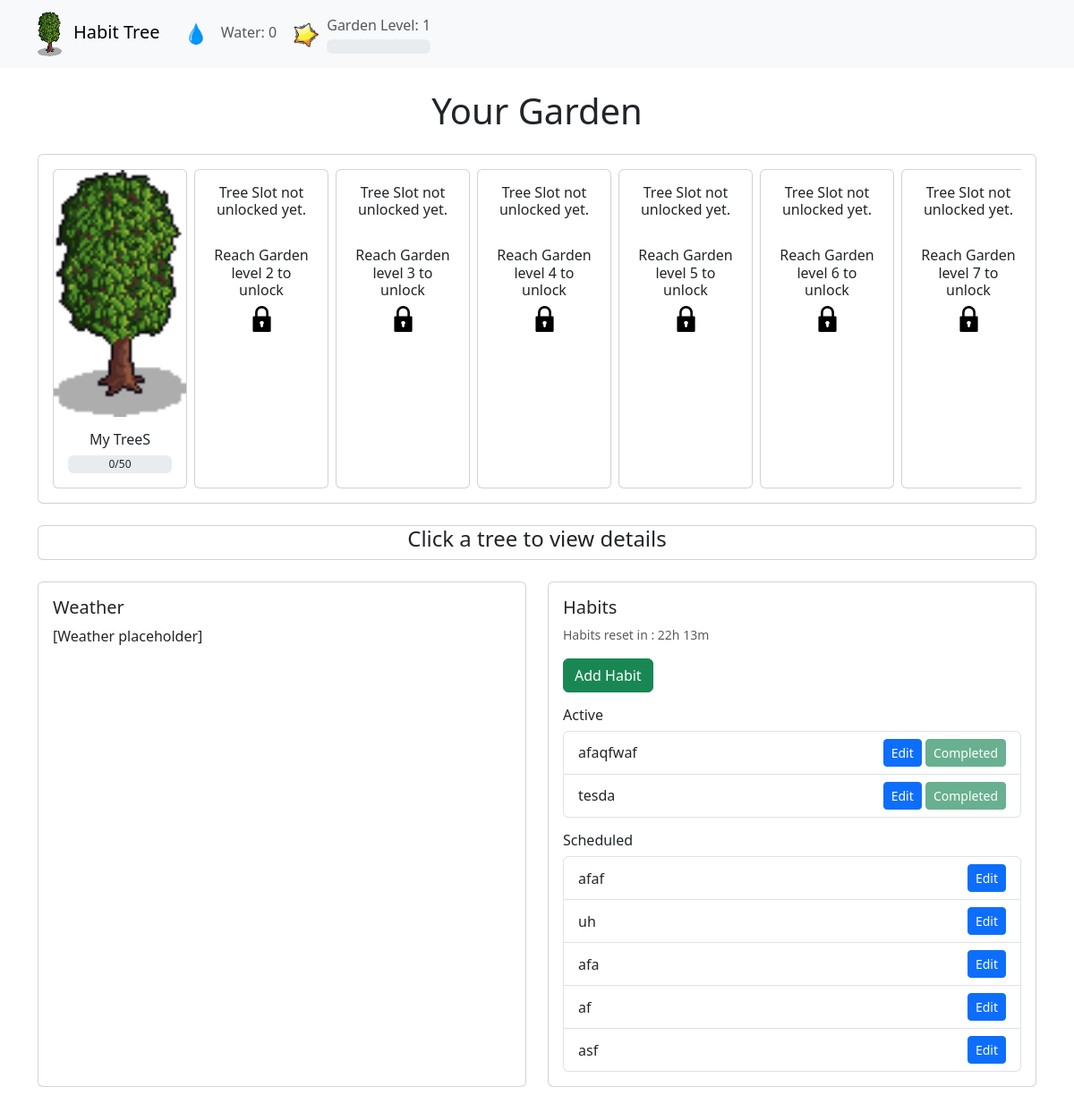
The page / on the database its author committed.
### tables this page shows
CREATE TABLE Trees (
            Name TEXT,
            Creation_Date TEXT,
            Stage INTEGER,
            Water INTEGER,
            Water_Required INTEGER
        );

CREATE TABLE Habits (
            Name TEXT PRIMARY KEY,
            Creation_Date TEXT,
            Priority INTEGER,
            Days_Of_The_Week TEXT,
            Completed BOOLEAN
        );

### app/app.py (the view)
@app.route("/")
def index():
    db = get_db()
    cursor = db.cursor()
    cursor.execute("SELECT * FROM Trees ORDER BY Creation_Date LIMIT 10")
    trees_data = cursor.fetchall()
    cursor.execute("SELECT * FROM Habits")
    habits_data = cursor.fetchall()
    cursor.execute("SELECT Level FROM Garden LIMIT 1")
    garden_row = cursor.fetchone()
    garden_level = garden_row[0] if garden_row else 1
    cursor.execute("SELECT Water FROM Garden LIMIT 1")
    garden_row = cursor.fetchone()
    garden_water = garden_row[0] if garden_row else 1
    cursor.execute("SELECT Experience FROM Garden LIMIT 1")
    garden_row = cursor.fetchone()
    garden_experience = garden_row[0] if garden_row else 1
    cursor.execute("SELECT Experience_Required FROM Garden LIMIT 1")
    garden_row = cursor.fetchone()
    garden_experience_required = garden_row[0] if garden_row else 1
    trees = []
    for i in range(10):
        required_level = TREE_REQUIREMENTS[i]
        if garden_level >= required_level:
            if i < len(trees_data):
                tree_row = trees_data[i]
                trees.append({
                    "unlocked": True,
                    "planted": True,
                    "name": tree_row[0],
                    "stage": tree_row[2],
                    "water": tree_row[3],
                    "water_required": tree_row[4],
                    "required_level": required_level
                })
            else:
                trees.append({
                    "unlocked": True,
                    "planted": False,
                    "required_level": required_level
                })
        else:
            trees.append({
                "unlocked": False,
                "planted": False,
                "required_level": required_level
            })
    current_day = datetime.datetime.now().strftime("%A")
    active_habits = []
    scheduled_habits = []
    for habit in habits_data:
        days_list = [day.strip() for day in habit[3].split(',')]
        habit_dict = {
            "name": habit[0],
            "creation_date": habit[1],
            "priority": habit[2],
            "days": habit[3],
            "completed": habit[4]
        }
        if current_day in days_list:
            active_habits.append(habit_dict)
        else:
            scheduled_habits.append(habit_dict)
    return render_template("index.html",
                           trees=trees,
                           active_habits=active_habits,
                           scheduled_habits=scheduled_habits,
                           garden_level=garden_level,
                           garden_water=garden_water,
                           garden_experience=garden_experience,
                           garden_experience_required=garden_experience_required)

### app/app.py (called while the page is built)
def get_db():
    if 'db' not in g:
        g.db = sqlite3.connect(DATABASE)
    return g.db

### app/templates/index.html (shortened to what this page needs)
<!DOCTYPE html>
<html lang="en">
<head>
    <link href="https://cdn.jsdelivr.net/npm/bootstrap@5.3.0/dist/css/bootstrap.min.css" rel="stylesheet">
</head>
<body>
    <nav class="navbar navbar-expand-lg navbar-light bg-light">
        <div class="container">
            <a class="navbar-brand" href="">
                <img src="/static/tree_stage_6.png" class="me-2" style="height: 2.5em;">
                Habit Tree
            </a>
            <div class="collapse navbar-collapse" id="navbarNav">
                <ul class="navbar-nav">
                    <li class="nav-item">
                        <a class="nav-link">
                            <img src="/static/water_drop.png" class="me-2" style="height: 2em;">
                            Water: {{ garden_water }}
                        </a>
                    </li>
                </ul>
                <ul class="navbar-nav">
                    <li class="nav-item">
                        <a class="nav-link d-flex align-items-center">
                            <img src="/static/experience.png" class="me-2" style="height: 2em;">
                            <div class="d-flex flex-column">
                                <span class="mb-1">Garden Level: {{ garden_level }}</span>
                                <div class="progress">
                                </div>
                            </div>
            </div>
        </div>
    </nav>
    <div class="container my-4">
        <h1 class="mb-4 text-center">Your Garden</h1>
        <div class="card mb-4">
            <div class="card-body">
                <div class="overflow-auto">
                    <div class="d-flex">
                        {% for tree in trees %}
                        {% if tree.unlocked %}
                        {% if tree.planted %}
                        <div class="card me-2" style="min-width: 150px; cursor: pointer;" data-tree="true"
                            data-index="{{ loop.index0 }}" data-name="{{ tree.name }}" data-water="{{ tree.water }}"
                            data-stage="{{ tree.stage }}" data-water-required="{{ tree.water_required }}">
                            <img src="/static/tree_stage_6.png" class="card-img-top" alt="Tree Stage">
                            <div class="card-body text-center">
                                <h6 class="card-title mb-2">{{ tree.name }}</h6>
                                <div class="progress" style="height: 20px; position: relative;">
                                    <div
                                        style="position: absolute; top: 0; left: 0; width: 100%; height: 100%; display: flex; align-items: center; justify-content: center; pointer-events: none;">
                                        {{ tree.water }}/{{ tree.water_required }}
                                    </div>
                                </div>
                            </div>
                        </div>
                        {% endif %}
                        {% else %}
                        <div class="card me-2" style="min-width: 150px;">
                            <div class="card-body text-center">
                                <h6 class="card-title mb-2">Tree Slot not unlocked yet.</h6>
                                <br>
                                <h6 class="card-title mb-2">Reach Garden level {{ tree.required_level }} to unlock</h6>
                                <img src="/static/lock.png" class="card-img-top img-fluid w-25" alt="Locked">
                            </div>
                        </div>
                        {% endif %}
                        {% endfor %}
                    </div>
                </div>
            </div>
        </div>
        <div id="instruction" class="card mt-4 mb-4">
            <h4 class="text-center">Click a tree to view details</h4>
        </div>
        <div class="row">
            <div class="col-md-6 mb-4">
                <div class="card h-100">
                    <div class="card-body">
                        <h5 class="card-title">Weather</h5>
                        <p class="card-text">[Weather placeholder]</p>
                    </div>
                </div>
            </div>
            <div class="col-md-6 mb-4">
                <div class="card h-100">
                    <div class="card-body">
                        <h5 class="card-title">Habits</h5>
                        <small class="text-muted d-block mb-3">Habits reset in : 22h 13m</small>
                        <button type="button" class="btn btn-success mb-3" data-bs-toggle="modal"
                            data-bs-target="#habitModal" data-action="add">
                            Add Habit
                        </button>
                        <h6>Active</h6>
                        <div class="list-group mb-3">
                            {% for habit in active_habits %}
                            <div class="list-group-item d-flex justify-content-between align-items-center">
                                {{ habit.name }}
                                <div>
                                    <button type="button" class="btn btn-sm btn-primary" data-bs-toggle="modal"
                                        data-bs-target="#habitModal" data-action="edit">
                                        Edit
                                    </button>
                                    {% if not habit.completed %}
                                    <button type="button" class="btn btn-sm btn-success" onclick="completeHabit('{{ habit.name }}')">Mark as complete</button>
                                    {% else %}
                                    <button type="button" class="btn btn-sm btn-success" disabled>Completed</button>
                                    {% endif %}
                                </div>
                            </div>
                            {% else %}
                            <div class="list-group-item">No active habits</div>
                            {% endfor %}
                        </div>
                        <h6>Scheduled</h6>
                        <div class="list-group">
                            {% for habit in scheduled_habits %}
                            <div class="list-group-item d-flex justify-content-between align-items-center">
                                {{ habit.name }}
                                <button type="button" class="btn btn-sm btn-primary" data-bs-toggle="modal"
                                    data-bs-target="#habitModal" data-action="edit">
                                    Edit
                                </button>
                            </div>
                            {% else %}
                            <div class="list-group-item">No scheduled habits</div>
                            {% endfor %}
                        </div>
                    </div>
                </div>
            </div>
        </div>
</body>
</html>

### rows shown on the page
Trees: name "My TreeS", water "0", water_required "50"
Habits: name "afaqfwaf", Completed "Completed"
Habits: name "tesda", Completed "Completed"
Habits: name "afaf"
Habits: name "uh"
Habits: name "afa"
Habits: name "af"
Habits: name "asf"

### other values the page prints
{{ garden_water }} "0"
{{ garden_level }} "1"
{{ tree.required_level }} "2" "3" "4" "5" "6" "7"
